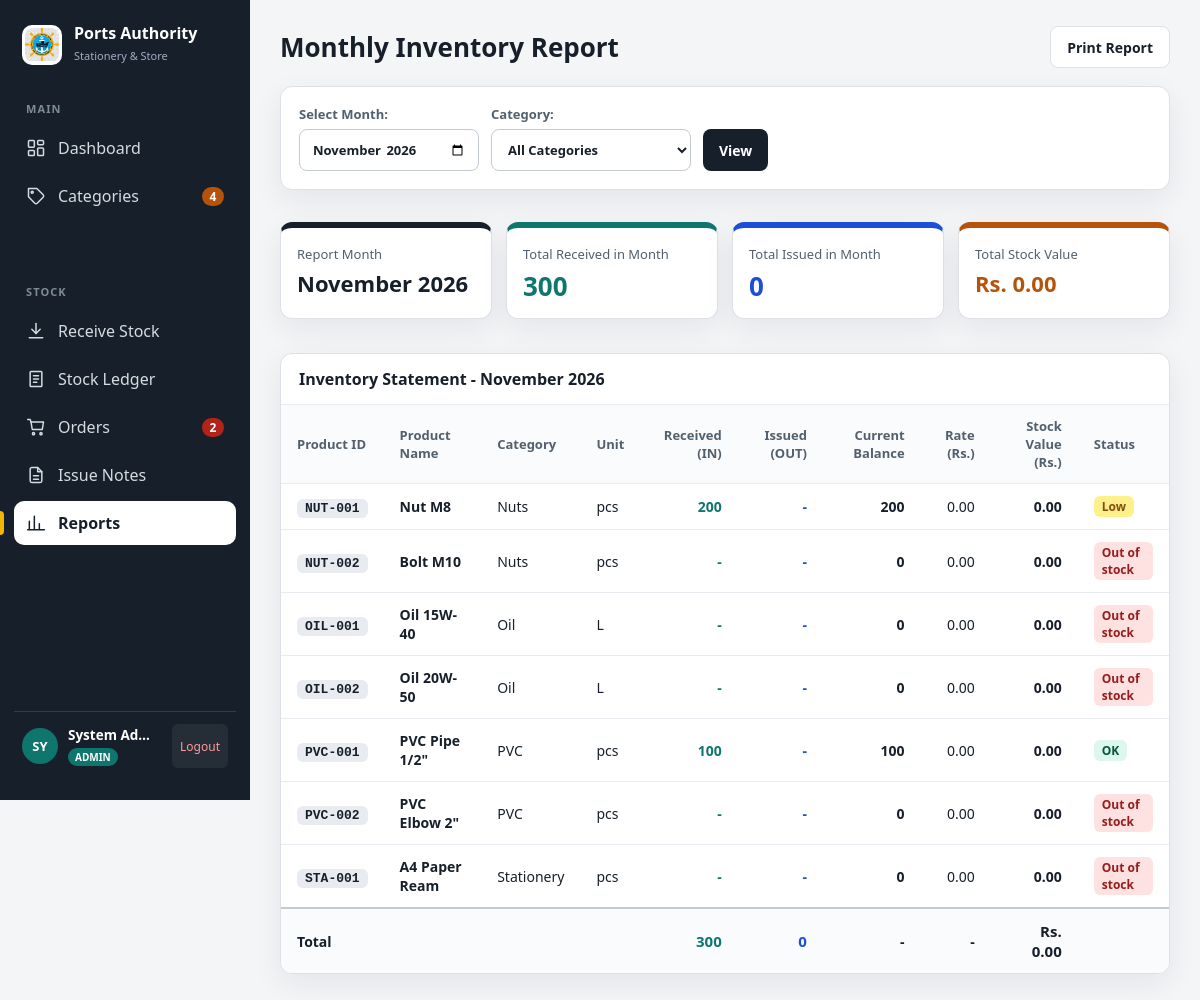
The app's page /app/reports.php (signed in) with its own data.
### tables this page shows
CREATE TABLE IF NOT EXISTS items (
    id INT AUTO_INCREMENT PRIMARY KEY,
    code VARCHAR(30) NOT NULL UNIQUE,
    name VARCHAR(150) NOT NULL,
    category_id INT NOT NULL,
    unit VARCHAR(20) NOT NULL,
    rack_no VARCHAR(50) DEFAULT NULL,
    rate DECIMAL(10,2) NOT NULL DEFAULT 0.00,
    reorder_level INT NOT NULL DEFAULT 10,
    created_at TIMESTAMP DEFAULT CURRENT_TIMESTAMP,
    CONSTRAINT fk_items_category FOREIGN KEY (category_id) REFERENCES categories(id) ON DELETE CASCADE
);

CREATE TABLE IF NOT EXISTS categories (
    id INT AUTO_INCREMENT PRIMARY KEY,
    name VARCHAR(100) NOT NULL UNIQUE,
    code VARCHAR(10) NOT NULL UNIQUE,
    description VARCHAR(255) DEFAULT NULL,
    unit VARCHAR(20) NOT NULL DEFAULT 'pcs',
    default_reorder INT NOT NULL DEFAULT 10,
    color VARCHAR(20) DEFAULT '#0F766E'
);

### app/reports.php (the view, shortened to what this page needs)
<?php
require_once __DIR__ . '/layout.php';
$m = trim($_GET['m'] ?? date('Y-m'));
$cat = trim($_GET['cat'] ?? '');
$items = q("SELECT i.id, i.code, i.name, c.name AS cat, i.unit, i.rate, i.reorder_level
            FROM items i
            JOIN categories c ON c.id = i.category_id " .
            ($cat !== '' ? "WHERE c.name = ?" : "") .
            " ORDER BY c.name ASC, i.code ASC",
            ($cat !== '' ? [$cat] : []))->fetchAll();
$tx = q("SELECT item_id, entry_type, SUM(quantity) AS qty
         FROM stock_entries
         WHERE entry_date LIKE ?
         GROUP BY item_id, entry_type", [$m . '%'])->fetchAll();
$txMap = [];
foreach ($tx as $t) {
    $txMap[$t['item_id']][$t['entry_type']] = (float)$t['qty'];
}
$balRows = q("SELECT id, balance FROM item_balances")->fetchAll();
$balMap = [];
foreach ($balRows as $b) {
    $balMap[$b['id']] = (float)$b['balance'];
}
$totRecv = 0;
$totIss = 0;
$totVal = 0;
$reportRows = [];
foreach ($items as $it) {
    $iid = $it['id'];
    $rin = $txMap[$iid]['IN'] ?? 0;
    $rout = $txMap[$iid]['OUT'] ?? 0;
    $balance = $balMap[$iid] ?? 0;
    $val = $balance * (float)$it['rate'];
    $totRecv += $rin;
    $totIss += $rout;
    $totVal += $val;
    $reportRows[] = [
        'id' => $iid,
        'code' => $it['code'],
        'name' => $it['name'],
        'cat' => $it['cat'],
        'unit' => $it['unit'],
        'rate' => (float)$it['rate'],
        'min' => (float)$it['reorder_level'],
        'rin' => $rin,
        'rout' => $rout,
        'balance' => $balance,
        'val' => $val
    ];
}
$extraHdr = '<button class="btn o noprint" onclick="window.print()">Print Report</button>';
top('Monthly Inventory Report', 'reports.php', $extraHdr);
?>
<div class="box pad noprint" style="margin-bottom:14px">
  <form class="row" method="get">
    <label style="width:180px">
      Select Month:
      <input type="month" name="m" value="<?= e($m) ?>" onchange="this.form.submit()">
    </label>
    <label style="min-width:200px">
      Category:
      <select name="cat" onchange="this.form.submit()">
        <option value="">All Categories</option>
      </select>
    </label>
    <div style="align-self:flex-end">
      <button class="btn">View</button>
    </div>
  </form>
</div>
<div class="stats" style="margin-bottom:16px">
  <div class="stat" style="--c:#17202A">
    <small>Report Month</small>
    <div style="font-size:22px"><?= date('F Y', strtotime($m . '-01')) ?></div>
  </div>
  <div class="stat" style="--c:#0F766E">
    <small>Total Received in Month</small>
    <div><?= qty($totRecv) ?></div>
  </div>
  <div class="stat" style="--c:#1D4ED8">
    <small>Total Issued in Month</small>
    <div><?= qty($totIss) ?></div>
  </div>
  <div class="stat" style="--c:#B45309">
    <small>Total Stock Value</small>
    <div style="font-size:22px">Rs. <?= n($totVal) ?></div>
  </div>
</div>
<div class="box">
  <h2>Inventory Statement - <?= date('F Y', strtotime($m . '-01')) ?></h2>
  <table>
    <thead>
      <tr>
        <th>Product ID</th>
        <th>Product Name</th>
        <th>Category</th>
        <th>Unit</th>
        <th class="r">Received (IN)</th>
        <th class="r">Issued (OUT)</th>
        <th class="r">Current Balance</th>
        <th class="r">Rate (Rs.)</th>
        <th class="r">Stock Value (Rs.)</th>
        <th>Status</th>
      </tr>
    </thead>
    <tbody>
      <?php foreach ($reportRows as $r): ?>
        <tr>
          <td><span class="code"><?= e($r['code']) ?></span></td>
          <td><b><?= e($r['name']) ?></b></td>
          <td><?= e($r['cat']) ?></td>
          <td><?= e($r['unit']) ?></td>
          <td class="r" style="color:#0F766E;font-weight:600"><?= $r['rin'] > 0 ? qty($r['rin']) : '-' ?></td>
          <td class="r" style="color:#1D4ED8;font-weight:600"><?= $r['rout'] > 0 ? qty($r['rout']) : '-' ?></td>
          <td class="r"><b><?= qty($r['balance']) ?></b></td>
          <td class="r"><?= n($r['rate']) ?></td>
          <td class="r" style="font-weight:700"><?= n($r['val']) ?></td>
          <td><?= st($r['balance'], $r['min']) ?></td>
        </tr>
      <?php endforeach; ?>
      <?php if (empty($reportRows)): ?>
        <tr><td colspan="10" style="text-align:center;padding:24px;color:var(--mut)">No items found for this report.</td></tr>
      <?php else: ?>
        <tr style="font-weight:700;background:#FAFBFC;border-top:2px solid #C3CAD2">
          <td colspan="4">Total</td>
          <td class="r" style="color:#0F766E;font-size:15px"><?= qty($totRecv) ?></td>
          <td class="r" style="color:#1D4ED8;font-size:15px"><?= qty($totIss) ?></td>
          <td class="r">-</td>
          <td class="r">-</td>
          <td class="r" style="font-size:15px">Rs. <?= n($totVal) ?></td>
          <td></td>
        </tr>
      <?php endif; ?>
    </tbody>
  </table>
</div>
<?php
bottom();

### app/layout.php (shortened to what this page needs)
<?php
require_once __DIR__ . '/helpers.php';
if (!function_exists('top')) {
function top($title, $active = '', $extraHeader = '') {
    $userName = $_SESSION['user_name'] ?? 'Admin';
    $userRole = $_SESSION['role'] ?? 'user';
    $catBadge = 0;
    $ordBadge = 0;
    $pendingUsers = 0;
    $isAdmin = ($userRole === 'admin');
    $isStockKeeper = ($userRole === 'stock_keeper');
    try {
        $catBadge = (int)q("SELECT COUNT(*) FROM categories")->fetchColumn();
        $ordBadge = (int)q("SELECT COUNT(*) FROM orders WHERE type='red' AND status='To buy'")->fetchColumn();
        if ($isAdmin) {
            $pendingUsers = (int)q("SELECT COUNT(*) FROM users WHERE status = 'pending'")->fetchColumn();
        }
    } catch (Throwable $e) {}
    $navMain = [
        'dashboard.php' => ['label' => 'Dashboard', 'icon' => '<svg viewBox="0 0 24 24"><rect x="3" y="3" width="7" height="8" rx="1"/><rect x="14" y="3" width="7" height="5" rx="1"/><rect x="14" y="12" width="7" height="9" rx="1"/><rect x="3" y="15" width="7" height="6" rx="1"/></svg>'],
        'categories.php' => ['label' => 'Categories', 'badge' => $catBadge, 'badge_color' => '#B45309', 'icon' => '<svg viewBox="0 0 24 24"><path d="M20.6 13.4l-7.2 7.2a2 2 0 0 1-2.8 0L3 13V3h10l7.6 7.6a2 2 0 0 1 0 2.8z"/><circle cx="7.5" cy="7.5" r="1.2"/></svg>']
    ];
    if ($isAdmin) {
        $navMain['users.php'] = [
            'label' => 'User Approvals',
            'badge' => $pendingUsers,
            'badge_color' => '#B45309',
            'icon' => '<svg viewBox="0 0 24 24"><path d="M17 21v-2a4 4 0 0 0-4-4H5a4 4 0 0 0-4 4v2"/><circle cx="9" cy="7" r="4"/><path d="M23 21v-2a4 4 0 0 0-3-3.87"/><path d="M16 3.13a4 4 0 0 1 0 7.75"/></svg>'
        ];
    }
    $navStock = [
        'receive_stock.php' => ['label' => 'Receive Stock', 'icon' => '<svg viewBox="0 0 24 24"><path d="M12 3v12"/><path d="M7 10l5 5 5-5"/><path d="M4 20h16"/></svg>'],
        'ledger.php' => ['label' => 'Stock Ledger', 'icon' => '<svg viewBox="0 0 24 24"><path d="M6 3h12a1 1 0 0 1 1 1v16a1 1 0 0 1-1 1H6a1 1 0 0 1-1-1V4a1 1 0 0 1 1-1z"/><path d="M9 8h6M9 12h6M9 16h4"/></svg>'],
        'orders.php' => ['label' => 'Orders', 'badge' => $ordBadge, 'badge_color' => '#B42318', 'icon' => '<svg viewBox="0 0 24 24"><path d="M6 6h15l-1.5 9h-12z"/><path d="M6 6L5 3H2"/><circle cx="9" cy="20" r="1.3"/><circle cx="18" cy="20" r="1.3"/></svg>'],
        'issue_notes.php' => ['label' => 'Issue Notes', 'icon' => '<svg viewBox="0 0 24 24"><path d="M14 3H7a2 2 0 0 0-2 2v14a2 2 0 0 0 2 2h10a2 2 0 0 0 2-2V8z"/><path d="M14 3v5h5M9 13h6M9 17h6"/></svg>'],
        'reports.php' => ['label' => 'Reports', 'icon' => '<svg viewBox="0 0 24 24"><path d="M4 20V10M10 20V4M16 20v-7M22 20H2"/></svg>']
    ];
    ?>
<!doctype html>
<html lang="en">
<head>
  <link rel="stylesheet" href="app.css">
</head>
<body>
<div class="app">
  <nav aria-label="Main Navigation">
    <div class="brand">
      <div class="logo" style="background:#fff;padding:2px;overflow:hidden;border:1px solid rgba(255,255,255,0.2)">
        <img src="logo.png" alt="SLPA" style="width:100%;height:100%;object-fit:contain;border-radius:8px">
      </div>
      <div>
        <b style="font-size:16px">Ports Authority</b>
        <small style="font-size:11px;color:#A0AEC0">Stationery & Store</small>
      </div>
    </div>
    <div class="sec">MAIN</div>
    <?php foreach ($navMain as $url => $item): ?>
      <a href="<?= $url ?>" class="<?= $url === $active ? 'on' : '' ?>">
        <?= $item['icon'] ?>
        <span class="lbl"><?= $item['label'] ?></span>
        <?php if (!empty($item['badge'])): ?>
          <span class="badge" style="background:<?= $item['badge_color'] ?? '#0F766E' ?>"><?= $item['badge'] ?></span>
        <?php endif; ?>
      </a>
    <?php endforeach; ?>
    <div class="sec">STOCK</div>
    <?php foreach ($navStock as $url => $item): ?>
      <a href="<?= $url ?>" class="<?= $url === $active ? 'on' : '' ?>">
        <?= $item['icon'] ?>
        <span class="lbl"><?= $item['label'] ?></span>
        <?php if (!empty($item['badge'])): ?>
          <span class="badge" style="background:<?= $item['badge_color'] ?? '#0F766E' ?>"><?= $item['badge'] ?></span>
        <?php endif; ?>
      </a>
    <?php endforeach; ?>
    <div class="user">
      <div class="av"><?= strtoupper(substr($userName, 0, 2)) ?></div>
      <div style="flex:1;min-width:0;overflow:hidden">
        <b style="font-size:13.5px;white-space:nowrap;overflow:hidden;text-overflow:ellipsis;display:block"><?= e($userName) ?></b>
        <span class="pill" style="font-size:10px;padding:2px 7px;background:<?= $isAdmin ? '#0F766E' : ($isStockKeeper ? '#B45309' : '#4B5563') ?>">
          <?= strtoupper(str_replace('_', ' ', $userRole)) ?>
        </span>
      </div>
      <a class="logout-btn" href="logout.php" title="Sign out">Logout</a>
    </div>
  </nav>
  <main>
    <div class="top">
      <h1><?= e($title) ?></h1>
      <?= $extraHeader ?>
    </div>
<?php
}
}
if (!function_exists('bottom')) {
function bottom() {
    echo "\n  </main>\n</div>\n</body>\n</html>";
}
}

### app/helpers.php (shortened to what this page needs)
<?php
function db() {
    static $pdo = null;
    if ($pdo === null) {
        $dsn = 'mysql:host=' . DB_HOST . ';dbname=' . DB_NAME . ';charset=utf8mb4';
        $pdo = new PDO($dsn, DB_USER, DB_PASS, [
            PDO::ATTR_ERRMODE => PDO::ERRMODE_EXCEPTION,
            PDO::ATTR_DEFAULT_FETCH_MODE => PDO::FETCH_ASSOC,
            PDO::ATTR_EMULATE_PREPARES => false,
        ]);
    }
    return $pdo;
}
try {
    $pdo = db();
} catch (Throwable $e) {
    $pdo = null;
}
function q($sql, $params = []) {
    global $pdo;
    $stmt = $pdo->prepare($sql);
    $stmt->execute($params);
    return $stmt;
}
function e($value) {
    return htmlspecialchars((string) ($value ?? ''), ENT_QUOTES, 'UTF-8');
}
function n($value) {
    return number_format((float) $value, 2);
}
function qty($value) {
    $num = (float) $value;
    if (floor($num) == $num) {
        return number_format($num, 0);
    }
    return number_format($num, 2);
}
function st($balance, $reorder) {
    $balance = (float) $balance;
    $reorder = (float) $reorder;
    if ($balance <= 0) {
        return '<span class="tag out">Out of stock</span>';
    }
    if ($balance <= $reorder) {
        return '<span class="tag low">Low</span>';
    }
    return '<span class="tag ok">OK</span>';
}

### records on screen
items: code "NUT-001", name "Nut M8", category.name "Nuts", unit "pcs", reorder_level "200", rate "0.00", shows "Low"
items: code "NUT-002", name "Bolt M10", category.name "Nuts", unit "pcs", balance "0", rate "0.00", shows "Out of stock"
items: code "OIL-001", name "Oil 15W-40", category.name "Oil", unit "L", balance "0", rate "0.00", shows "Out of stock"
items: code "OIL-002", name "Oil 20W-50", category.name "Oil", unit "L", balance "0", rate "0.00", shows "Out of stock"
items: code "PVC-001", name "PVC Pipe 1/2\"", category.name "PVC", unit "pcs", rin "100", balance "100", rate "0.00"
items: code "PVC-002", name "PVC Elbow 2\"", category.name "PVC", unit "pcs", balance "0", rate "0.00", shows "Out of stock"
items: code "STA-001", name "A4 Paper Ream", category.name "Stationery", unit "pcs", balance "0", rate "0.00", shows "Out of stock"

### other values on screen
$item['label'] "Dashboard"
$item['label'] "Categories"
$item['badge'] "4"
$item['label'] "Receive Stock"
$item['label'] "Stock Ledger"
$item['label'] "Orders"
$item['badge'] "2"
$item['label'] "Issue Notes"
$item['label'] "Reports"
substr($userName, 0, 2) "SY"
$userName "System Ad…"
str_replace('_', ' ', $userRole) "ADMIN"
$title "Monthly Inventory Report"
date('F Y', strtotime($m . '-01')) "November 2026"
qty($totRecv) "300"
